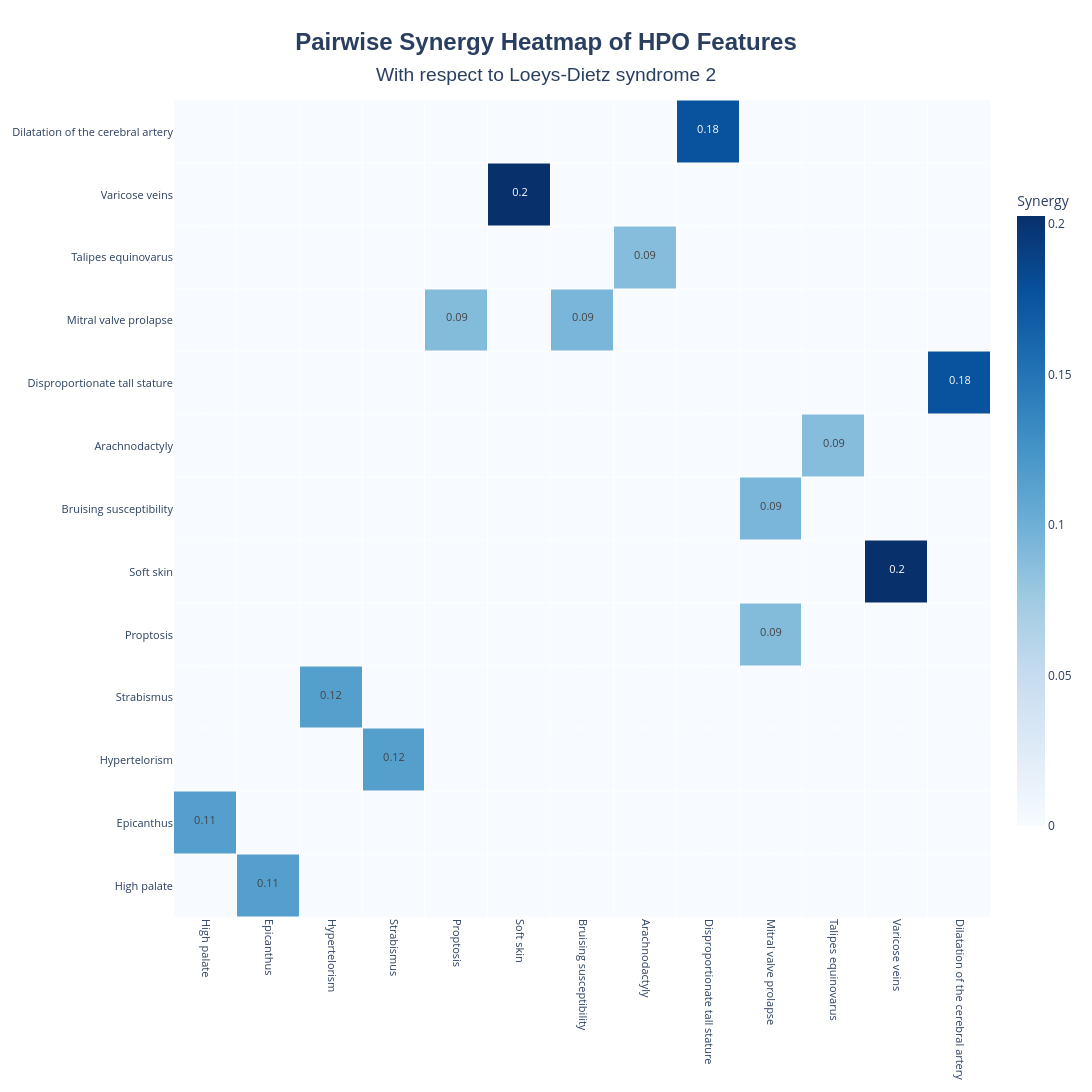

Source (notebook cell):
### Code cell
# Plot synergy heatmap
multi_synergy_analyzer.plot_synergy_heatmap(
    synergy_threshold= 0.08,
    alpha=0.05,
    corrected_alpha=0.1,
    target_name=multi_target.name
)

### Figure 1 — Plotly figure (JSON) as saved in the notebook; plotly's stock layout.template omitted (floating-point values rounded to 4 significant figures; data arrays with more than 128 entries replaced by an {"elided": "..."} marker saying what was removed)
{"data": [{"colorbar": {"len": 0.8, "thickness": 28, "title": {"text": "Synergy"}}, "colorscale": [[0, "rgb(247,251,255)"], [0.125, "rgb(222,235,247)"], [0.25, "rgb(198,219,239)"], [0.375, "rgb(158,202,225)"], [0.5, "rgb(107,174,214)"], [0.625, "rgb(66,146,198)"], [0.75, "rgb(33,113,181)"], [0.875, "rgb(8,81,156)"], [1, "rgb(8,48,107)"]], "hoverinfo": "text", "hovertext": {"elided": "13x13 str values"}, "text": {"elided": "13x13 str values"}, "texttemplate": "<span style='font-size:11px'>%{text}</span>", "type": "heatmap", "x": ["High palate", "Epicanthus", "Hypertelorism", "Strabismus", "Proptosis", "Soft skin", "Bruising susceptibility", "Arachnodactyly", "Disproportionate tall stature", "Mitral valve prolapse", "Talipes equinovarus", "Varicose veins", "Dilatation of the cerebral artery"], "xgap": 1, "y": ["High palate", "Epicanthus", "Hypertelorism", "Strabismus", "Proptosis", "Soft skin", "Bruising susceptibility", "Arachnodactyly", "Disproportionate tall stature", "Mitral valve prolapse", "Talipes equinovarus", "Varicose veins", "Dilatation of the cerebral artery"], "ygap": 1, "z": {"elided": "13x13 float values"}, "zmax": 0.2027, "zmid": 0, "zmin": 0}], "layout": {"height": 1203, "plot_bgcolor": "rgba(240,240,240,0.1)", "title": {"font": {"family": "Arial", "size": 24}, "text": "<b>Pairwise Synergy Heatmap of HPO Features</b><br><span style='font-size:0.8em'>With respect to Loeys-Dietz syndrome 2</span>", "x": 0.5, "xanchor": "center", "yanchor": "top"}, "width": 1203, "xaxis": {"tickangle": 90, "tickfont": {"size": 11}}, "yaxis": {"scaleanchor": "x", "scaleratio": 1, "tickfont": {"size": 11}}}}
